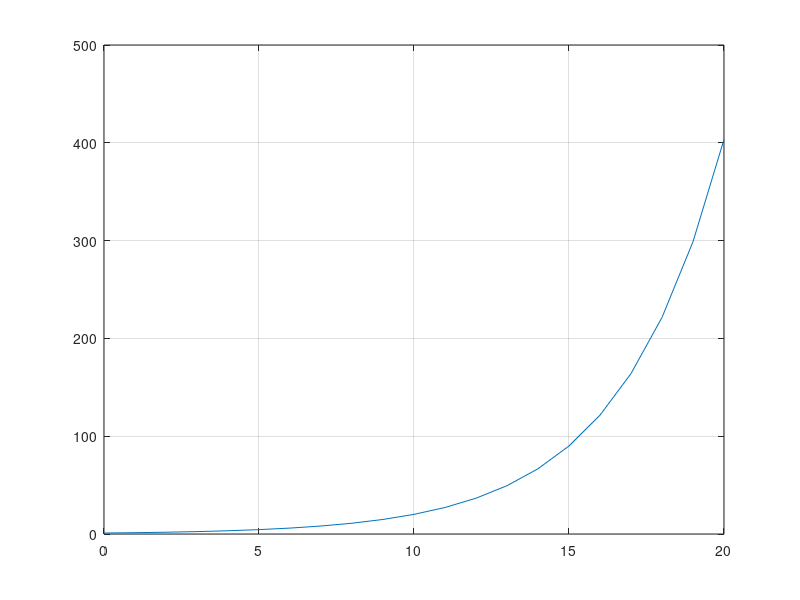

The MATLAB source for this figure:
% 自由增长模型演示程序

ts = 0 : 20;   % 时间天数
lambda = 0.3;  % 每个病人每天感染人数
x0 = 1;   % 初始病人数
infective = x0 * exp(lambda * ts);   % 病人数指数增长
plot(ts, infective);
grid;